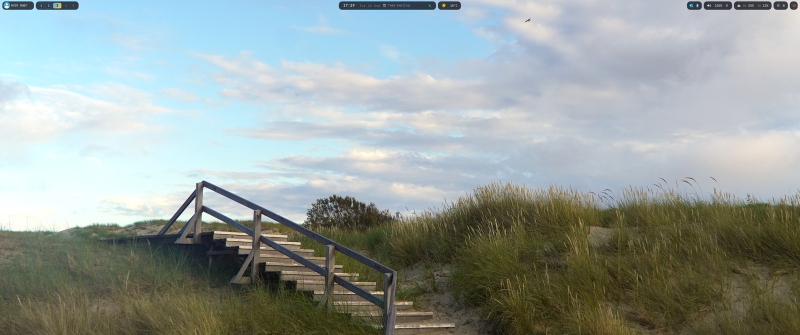
#> input picture img/desktop.png, 1600 x 670 px (shown at 1/2 size); its folder holds 2 pictures in this run
$ python thumbs.py ../../../img
#> lines starting #> are read from the running program, lines starting #| are printed output that depends on the picture
#!/usr/bin/env python3
"""thumbs.py DIR: the folder's images, newest first, as "image<TAB>thumbnail" lines.

Thumbnails (small PNGs for walker's wallpaper menu) are made once and kept in
~/.cache/theme/thumbs, keyed by path and modification time; thumbnails of images that are gone
are removed. Names with a quote, tab or newline are left out: the menu hands the path to a shell
command in single quotes.
"""

import hashlib
import sys
from pathlib import Path

from PIL import Image, ImageOps

CACHE = Path.home() / ".cache" / "theme" / "thumbs"
SIZE = (192, 108)
IMAGES = {".png", ".jpg", ".jpeg", ".webp"}


def thumbnail(image):
    stat = image.stat()
    key = hashlib.sha1(f"{image}\0{stat.st_mtime_ns}".encode()).hexdigest()
    thumb = CACHE / f"{key}.png"
    if not thumb.exists():
        small = ImageOps.fit(Image.open(image).convert("RGB"), SIZE, Image.LANCZOS)
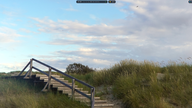
#> small: PIL image 192x108 RGB; mean R, G, B 147, 157.3, 155.3
        tmp = thumb.with_name(thumb.name + ".tmp")
        small.save(tmp, "PNG")
        tmp.replace(thumb)
    return thumb


def main(folder):
    CACHE.mkdir(parents=True, exist_ok=True)
    images = [
        p
        for p in Path(folder).iterdir()
        if p.is_file() and p.suffix.lower() in IMAGES and not any(c in str(p) for c in "'\t\n")
    ]
    images.sort(key=lambda p: p.stat().st_mtime, reverse=True)
    used = set()
    for image in images:
        try:
            thumb = thumbnail(image)
        except OSError:
            continue
        used.add(thumb)
        print(f"{image}\t{thumb}")
#> pass 2 of the loop in main, `for image in images:`:
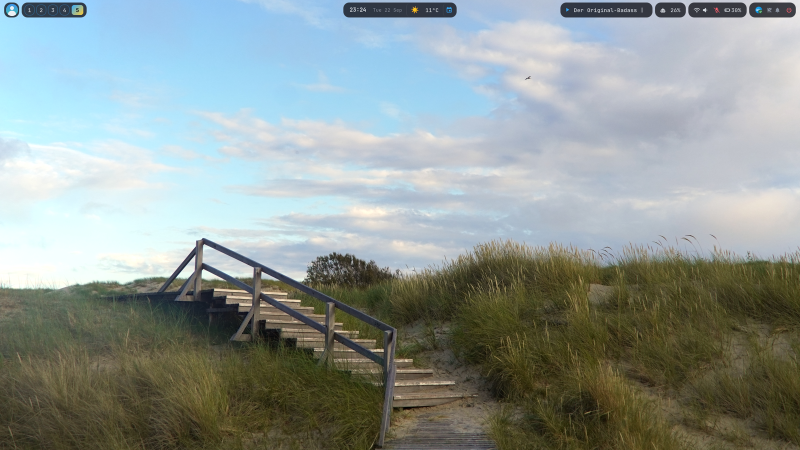
#> input picture img/desktop-notebook.png, 1600 x 900 px (shown at 1/2 size)
#> in thumbnail (call 2), `small = ImageOps.fit(Image.open(image).convert("RGB"), SIZE, Image.LAN..`:
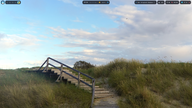
#> small: PIL image 192x108 RGB; mean R, G, B 143.1, 153.3, 150.9
    for old in CACHE.glob("*.png"):
        if old not in used:
            old.unlink(missing_ok=True)
#> pass 2 of the loop in main, `for old in CACHE.glob("*.png"):`:


if __name__ == "__main__":
    main(sys.argv[1] if len(sys.argv) > 1 else sys.exit(__doc__))
